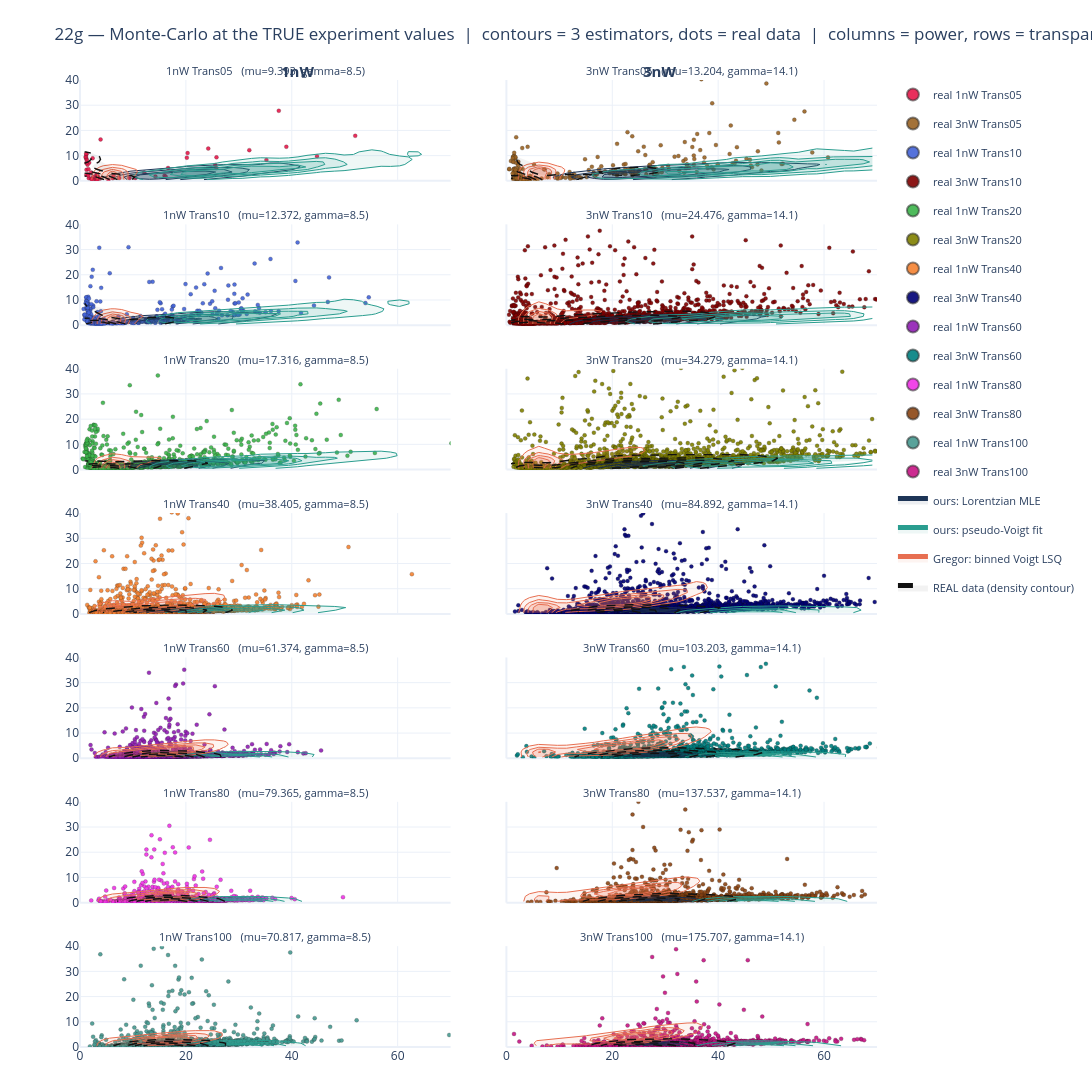

Notebook source saved alongside this figure:
### Code cell
# ============================================================
# 22g — FIG 1: per-experiment cloud at truth (3 estimators) + real data
#   2 columns (1nW / 3nW) x one row per transparency
# ============================================================
def _dens_xy(f, s, xr=X_RANGE, yr=Y_RANGE, nx=40, ny=40):
    ok = np.isfinite(f) & np.isfinite(s) & (f >= xr[0]) & (f <= xr[1]) & (s >= yr[0]) & (s <= yr[1])
    H, xe, ye = np.histogram2d(f[ok], s[ok], bins=[nx, ny], range=[xr, yr])
    Z = gaussian_filter(H.T, 1.1); Z = Z / max(Z.max(), 1e-12)
    return 0.5 * (xe[:-1] + xe[1:]), 0.5 * (ye[:-1] + ye[1:]), Z.astype(float)   # Z in [0,1], shape (ny,nx)

# --- iso-contour extraction (marching squares via matplotlib; computation only, no figure shown/saved) ---
from matplotlib.figure import Figure
from matplotlib.backends.backend_agg import FigureCanvasAgg

BAND_LEVELS = (0.15, 0.35, 0.55, 0.75)
BAND_ALPHAS = (0.08, 0.11, 0.14, 0.17)

def cloud_contours(xc, yc, Z01, levels=BAND_LEVELS):
    '''Return [(band_index, level, [closed_loop_xy, ...]), ...] for the normalized density Z01 (ny, nx).'''
    if Z01.max() <= 0:
        return []
    _f = Figure(); FigureCanvasAgg(_f)
    _ax = _f.add_subplot(111)
    cs = _ax.contour(xc, yc, Z01, levels=list(levels))
    return [(i, float(lev), [seg for seg in segs if seg.shape[0] >= 3])
            for i, (lev, segs) in enumerate(zip(cs.levels, cs.allsegs))]

def _rgba(hexcol, a):
    h = hexcol.lstrip('#'); return f'rgba({int(h[0:2],16)},{int(h[2:4],16)},{int(h[4:6],16)},{a})'

EXP_IDX = {e['name']: k for k, e in enumerate(EXPERIMENTS)}
EXP_BY  = {e['name']: e for e in EXPERIMENTS}
fig = make_subplots(rows=len(TRANS), cols=len(POWERS), horizontal_spacing=0.07, vertical_spacing=0.045,
                    subplot_titles=[(f'{p} {t}   (mu={EXP_BY[p + " " + t]["mu_true"]:g}, gamma={EXP_BY[p + " " + t]["gamma_true"]:g})'
                                     if (p + " " + t) in EXP_BY else f'{p} {t}')
                                    for t in TRANS for p in POWERS])
seen = set()
def _first(grp):
    s = grp not in seen; seen.add(grp); return s

# ---- pass 1: ALL real-data points (bottom layer — the contours then draw OVER them) ----
for r, t in enumerate(TRANS, start=1):
    for c, p in enumerate(POWERS, start=1):
        name = f'{p} {t}'
        if name not in CLOUDS: continue
        rf, rs = REAL[name]
        fig.add_trace(go.Scatter(x=rf, y=rs, mode='markers',
            marker=dict(size=4, color=EXP_COLORS[EXP_IDX[name]], opacity=0.9,
                        line=dict(width=0.4, color='rgba(20,20,20,0.55)')), hoverinfo='skip',
            legendgroup='real_' + name, name='real ' + name, showlegend=_first('real_' + name)), r, c)

# ---- pass 2: ALL contour bands, as SCATTER polygons so they sit OVER the points ----
#   (go.Contour lives in a fixed plotly layer BELOW scatterlayer, so trace order cannot lift it)
for r, t in enumerate(TRANS, start=1):
    for c, p in enumerate(POWERS, start=1):
        name = f'{p} {t}'
        if name not in CLOUDS: continue
        for ek in ESTS3:
            f, s = CLOUDS[name][ek]
            xc, yc, Z = _dens_xy(f, s)
            for bi, lev, loops in cloud_contours(xc, yc, Z):
                for lp in loops:
                    fig.add_trace(go.Scatter(
                        x=lp[:, 0], y=lp[:, 1], mode='lines', fill='toself',
                        fillcolor=_rgba(EST_COLORS[ek], BAND_ALPHAS[bi]),
                        line=dict(color=EST_COLORS[ek], width=1.0),
                        hoverinfo='skip', legendgroup='est_' + ek, name=EST_NAMES[ek],
                        showlegend=_first('est_' + ek)), r, c)
        fig.update_xaxes(range=X_RANGE, showticklabels=(r == len(TRANS)), row=r, col=c)
        fig.update_yaxes(range=Y_RANGE, showticklabels=(c == 1), row=r, col=c)

# ---- pass 3: the REAL experiment's own density contours (band-vs-band, fair comparison) ----
for r, t in enumerate(TRANS, start=1):
    for c, p in enumerate(POWERS, start=1):
        name = f'{p} {t}'
        if name not in CLOUDS: continue
        rf, rs = REAL[name]
        xc, yc, Z = _dens_xy(rf, rs)
        for bi, lev, loops in cloud_contours(xc, yc, Z):
            for lp in loops:
                fig.add_trace(go.Scatter(
                    x=lp[:, 0], y=lp[:, 1], mode='lines', fill='toself',
                    fillcolor='rgba(0,0,0,0.05)',
                    line=dict(color='#111111', width=1.4, dash='dash'),
                    hoverinfo='skip', legendgroup='real_contour',
                    name='REAL data (density contour)', showlegend=_first('real_contour')), r, c)
fig.update_layout(height=340 * len(TRANS) + 120, width=640 * len(POWERS) + 160,
    legend=dict(groupclick='togglegroup', font=dict(size=11), itemsizing='constant'),
    margin=dict(l=80, r=20, t=80, b=45),
    title_text='22g — Monte-Carlo at the TRUE experiment values  |  contours = 3 estimators, dots = real data  |  '
               'columns = power, rows = transparency')
fig.update_annotations(font=dict(size=11))
fig.add_annotation(text='<b>1nW</b>', xref='paper', yref='paper', x=0.25, y=1.022, showarrow=False, font=dict(size=15))
fig.add_annotation(text='<b>3nW</b>', xref='paper', yref='paper', x=0.75, y=1.022, showarrow=False, font=dict(size=15))
CONFIG = {'scrollZoom': True, 'displaylogo': False, 'responsive': True}
print('FIG1 traces:', len(fig.data))
fig.show(config=CONFIG)
